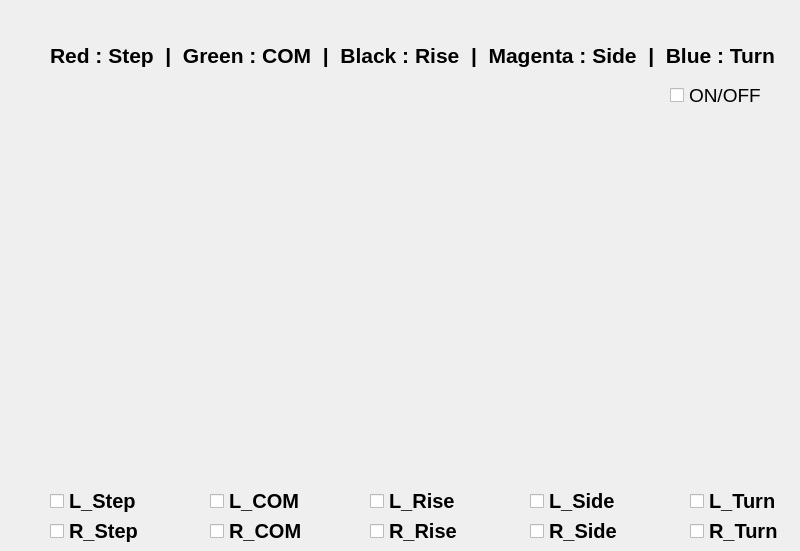
    <widget class="QWidget" name="tab_5">
     <attribute name="title">
      <string>Pattern_Chart</string>
     </attribute>
     <widget class="QCustomPlot" name="Pattern_plot" native="true">
      <property name="geometry">
       <rect>
        <x>50</x>
        <y>130</y>
        <width>721</width>
        <height>351</height>
       </rect>
      </property>
     </widget>
     <widget class="QLabel" name="label_97">
      <property name="geometry">
       <rect>
        <x>50</x>
        <y>40</y>
        <width>731</width>
        <height>31</height>
       </rect>
      </property>
      <property name="font">
       <font>
        <pointsize>16</pointsize>
        <weight>75</weight>
        <bold>true</bold>
       </font>
      </property>
      <property name="text">
       <string>Red : Step  |  Green : COM  |  Black : Rise  |  Magenta : Side  |  Blue : Turn</string>
      </property>
     </widget>
     <widget class="QCheckBox" name="L_Step_Pattern_Check_Box">
      <property name="geometry">
       <rect>
        <x>50</x>
        <y>490</y>
        <width>101</width>
        <height>22</height>
       </rect>
      </property>
      <property name="font">
       <font>
        <pointsize>15</pointsize>
        <weight>75</weight>
        <bold>true</bold>
       </font>
      </property>
      <property name="text">
       <string>L_Step</string>
      </property>
     </widget>
     <widget class="QCheckBox" name="L_COM_Pattern_Check_Box">
      <property name="geometry">
       <rect>
        <x>210</x>
        <y>490</y>
        <width>101</width>
        <height>22</height>
       </rect>
      </property>
      <property name="font">
       <font>
        <pointsize>15</pointsize>
        <weight>75</weight>
        <bold>true</bold>
       </font>
      </property>
      <property name="text">
       <string>L_COM</string>
      </property>
     </widget>
     <widget class="QCheckBox" name="L_Rise_Pattern_Check_Box">
      <property name="geometry">
       <rect>
        <x>370</x>
        <y>490</y>
        <width>101</width>
        <height>22</height>
       </rect>
      </property>
      <property name="font">
       <font>
        <pointsize>15</pointsize>
        <weight>75</weight>
        <bold>true</bold>
       </font>
      </property>
      <property name="text">
       <string>L_Rise</string>
      </property>
     </widget>
     <widget class="QCheckBox" name="L_Side_Pattern_Check_Box">
      <property name="geometry">
       <rect>
        <x>530</x>
        <y>490</y>
        <width>101</width>
        <height>22</height>
       </rect>
      </property>
      <property name="font">
       <font>
        <pointsize>15</pointsize>
        <weight>75</weight>
        <bold>true</bold>
       </font>
      </property>
      <property name="text">
       <string>L_Side</string>
      </property>
     </widget>
     <widget class="QCheckBox" name="L_Turn_Pattern_Check_Box">
      <property name="geometry">
       <rect>
        <x>690</x>
        <y>490</y>
        <width>101</width>
        <height>22</height>
       </rect>
      </property>
      <property name="font">
       <font>
        <pointsize>15</pointsize>
        <weight>75</weight>
        <bold>true</bold>
       </font>
      </property>
      <property name="text">
       <string>L_Turn</string>
      </property>
     </widget>
     <widget class="QCheckBox" name="R_Turn_Pattern_Check_Box">
      <property name="geometry">
       <rect>
        <x>690</x>
        <y>520</y>
        <width>101</width>
        <height>22</height>
       </rect>
      </property>
      <property name="font">
       <font>
        <pointsize>15</pointsize>
        <weight>75</weight>
        <bold>true</bold>
       </font>
      </property>
      <property name="text">
       <string>R_Turn</string>
      </property>
     </widget>
     <widget class="QCheckBox" name="R_Step_Pattern_Check_Box">
      <property name="geometry">
       <rect>
        <x>50</x>
        <y>520</y>
        <width>101</width>
        <height>22</height>
       </rect>
      </property>
      <property name="font">
       <font>
        <pointsize>15</pointsize>
        <weight>75</weight>
        <bold>true</bold>
       </font>
      </property>
      <property name="text">
       <string>R_Step</string>
      </property>
     </widget>
     <widget class="QCheckBox" name="R_Rise_Pattern_Check_Box">
      <property name="geometry">
       <rect>
        <x>370</x>
        <y>520</y>
        <width>101</width>
        <height>22</height>
       </rect>
      </property>
      <property name="font">
       <font>
        <pointsize>15</pointsize>
        <weight>75</weight>
        <bold>true</bold>
       </font>
      </property>
      <property name="text">
       <string>R_Rise</string>
      </property>
     </widget>
     <widget class="QCheckBox" name="R_COM_Pattern_Check_Box">
      <property name="geometry">
       <rect>
        <x>210</x>
        <y>520</y>
        <width>101</width>
        <height>22</height>
       </rect>
      </property>
      <property name="font">
       <font>
        <pointsize>15</pointsize>
        <weight>75</weight>
        <bold>true</bold>
       </font>
      </property>
      <property name="text">
       <string>R_COM</string>
      </property>
     </widget>
     <widget class="QCheckBox" name="R_Side_Pattern_Check_Box">
      <property name="geometry">
       <rect>
        <x>530</x>
        <y>520</y>
        <width>101</width>
        <height>22</height>
       </rect>
      </property>
      <property name="font">
       <font>
        <pointsize>15</pointsize>
        <weight>75</weight>
        <bold>true</bold>
       </font>
      </property>
      <property name="text">
       <string>R_Side</string>
      </property>
     </widget>
     <widget class="QCheckBox" name="Pattern_graph">
      <property name="geometry">
       <rect>
        <x>670</x>
        <y>80</y>
        <width>111</width>
        <height>31</height>
       </rect>
      </property>
      <property name="font">
       <font>
        <pointsize>14</pointsize>
       </font>
      </property>
      <property name="text">
       <string>ON/OFF</string>
      </property>
     </widget>
     <zorder>Pattern_plot</zorder>
     <zorder>label_97</zorder>
     <zorder>L_Step_Pattern_Check_Box</zorder>
     <zorder>L_COM_Pattern_Check_Box</zorder>
     <zorder>L_Rise_Pattern_Check_Box</zorder>
     <zorder>L_Side_Pattern_Check_Box</zorder>
     <zorder>L_Turn_Pattern_Check_Box</zorder>
     <zorder>R_Turn_Pattern_Check_Box</zorder>
     <zorder>R_Step_Pattern_Check_Box</zorder>
     <zorder>R_Rise_Pattern_Check_Box</zorder>
     <zorder>R_Side_Pattern_Check_Box</zorder>
     <zorder>R_COM_Pattern_Check_Box</zorder>
     <zorder>Pattern_graph</zorder>
    </widget>
